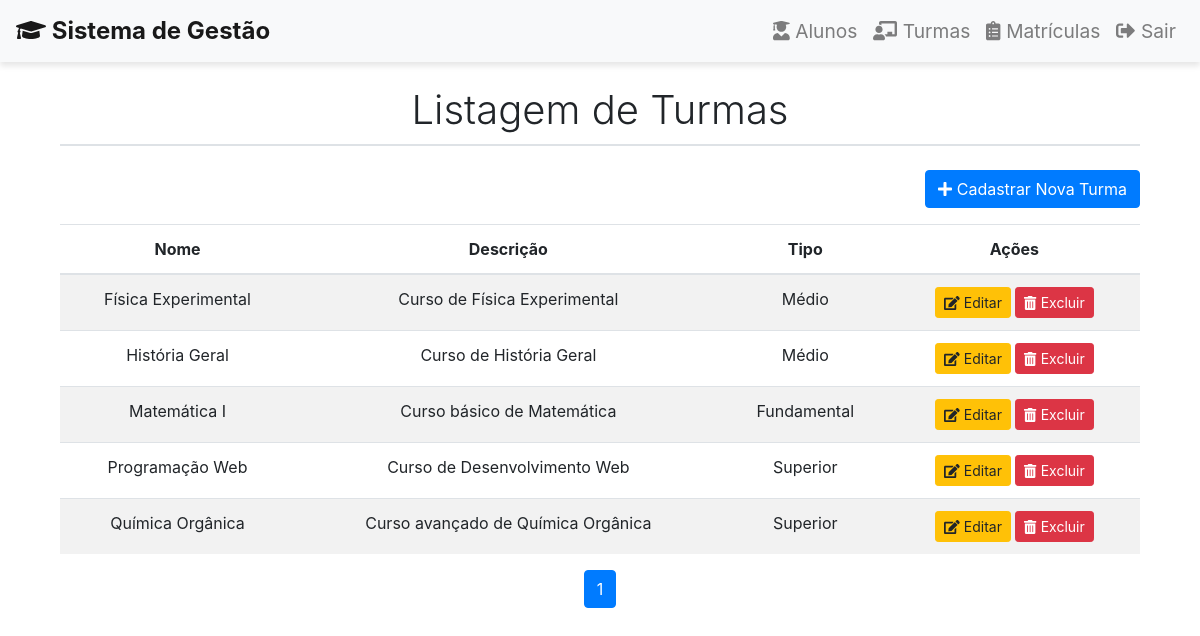
The app's page /turmas (signed in) with its own data.
### tables this page shows
CREATE TABLE IF NOT EXISTS turmas (
    id INT AUTO_INCREMENT PRIMARY KEY,
    nome VARCHAR(255) NOT NULL,
    descricao TEXT,
    tipo VARCHAR(255)
);

### app/Controllers/TurmaController.php (called while the page is built, shortened)
<?php
require_once __DIR__ . '/../Models/Turma.php';
class TurmaController
{
    private $turmaModel;
    public function __construct(Turma $turmaModel)
    {
        $this->turmaModel = $turmaModel;
    }
    public function index(): void {
        $page = $_GET['page'] ?? 1;
        $search = $_GET['search'] ?? '';
        $perPage = 5;
        $total = $this->turmaModel->count($search);
        $totalPages = ceil($total / $perPage);
        $turmas = $this->turmaModel->all((int)$page, $perPage, $search);
        $this->render('index', compact('turmas', 'totalPages', 'page', 'search'));
    }
    private function render(string $view, array $data = []): void {
        extract($data);
        require __DIR__ . "/../Views/turmas/$view.php";
    }
}

### app/Models/Turma.php (called while the page is built, shortened)
<?php
class Turma
{
    private $pdo;
    public function __construct()
    {
        $this->pdo = self::getConnection();
    }
    public function all($page = 1, $perPage = 5)
    {
        $offset = ($page - 1) * $perPage;
        $stmt = $this->pdo->prepare("SELECT * FROM turmas ORDER BY nome ASC LIMIT :limit OFFSET :offset");
        $stmt->bindValue(':limit', (int)$perPage, PDO::PARAM_INT);
        $stmt->bindValue(':offset', (int)$offset, PDO::PARAM_INT);
        $stmt->execute();
        return $stmt->fetchAll(PDO::FETCH_ASSOC);
    }
    public function count()
    {
        $stmt = $this->pdo->query("SELECT COUNT(*) FROM turmas");
        return (int) $stmt->fetchColumn();
    }
    private static function getConnection()
    {
        $root = dirname(__DIR__, 2);
        return require $root . '/config/database.php';
    }
}

### config/database.php (called while the page is built)
<?php
$host = 'localhost';
$dbname = 'fiap';
$username = 'usuario';
$password = 'root';
try {
    $pdo = new PDO("mysql:host=$host;dbname=$dbname", $username, $password);
    $pdo->setAttribute(PDO::ATTR_ERRMODE, PDO::ERRMODE_EXCEPTION);
} catch (PDOException $e) {
    die("Erro de conexão: " . $e->getMessage());
}
return $pdo;
?>

### app/Views/turmas/index.php (the view, shortened to what this page needs)
<div class="container mt-4">
    <h1 class="mb-4 text-center" style="font-weight: 300; border-bottom: 2px solid #dee2e6; padding-bottom: 10px;">
        Listagem de Turmas
    </h1>
    <div class="d-flex justify-content-between align-items-center mb-3">
        <a href="/turmas/create" class="btn btn-primary ml-auto"><i class="fas fa-plus"></i> Cadastrar Nova Turma</a>
    </div>
    <div class="table-responsive">
        <table class="table table-striped">
            <thead class="text-center">
                <tr>
                    <th>Nome</th>
                    <th>Descrição</th>
                    <th>Tipo</th>
                    <th>Ações</th>
                </tr>
            </thead>
            <tbody>
                <?php foreach ($turmas as $turma): ?>
                    <tr class="text-center">
                        <td><?php echo htmlspecialchars($turma['nome']); ?></td>
                        <td><?php echo htmlspecialchars($turma['descricao']); ?></td>
                        <td><?php echo htmlspecialchars($turma['tipo']); ?></td>
                        <td>
                            <a href="/turmas/edit/<?php echo $turma['id']; ?>" class="btn btn-warning btn-sm">
                                <i class="fas fa-edit"></i> Editar
                            </a>
                            <form action="/turmas/delete/<?php echo $turma['id']; ?>" method="post" style="display:inline;">
                                <button type="submit" class="btn btn-danger btn-sm" onclick="return confirm('Tem certeza de que deseja excluir esta turma?')">
                                    <i class="fas fa-trash-alt"></i> Excluir
                                </button>
                            </form>
                        </td>
                    </tr>
                <?php endforeach; ?>
            </tbody>
        </table>
    </div>
    <nav aria-label="Page navigation">
        <ul class="pagination justify-content-center">
            <?php for ($i = 1; $i <= $totalPages; $i++): ?>
                <li class="page-item <?php echo $i == $page ? 'active' : ''; ?>">
                    <a class="page-link" href="?page=<?php echo $i; ?>&search=<?php echo htmlspecialchars(isset($_GET['search']) ? $_GET['search'] : ''); ?>">
                        <?php echo $i; ?>
                    </a>
                </li>
            <?php endfor; ?>
        </ul>
    </nav>
</div>
<?php
require __DIR__ . '/../layout.php';
?>

### records on screen
turmas: nome "Física Experimental", descricao "Curso de Física Experimental", tipo "Médio"
turmas: nome "História Geral", descricao "Curso de História Geral", tipo "Médio"
turmas: nome "Matemática I", descricao "Curso básico de Matemática", tipo "Fundamental"
turmas: nome "Programação Web", descricao "Curso de Desenvolvimento Web", tipo "Superior"
turmas: nome "Química Orgânica", descricao "Curso avançado de Química Orgânica", tipo "Superior"
